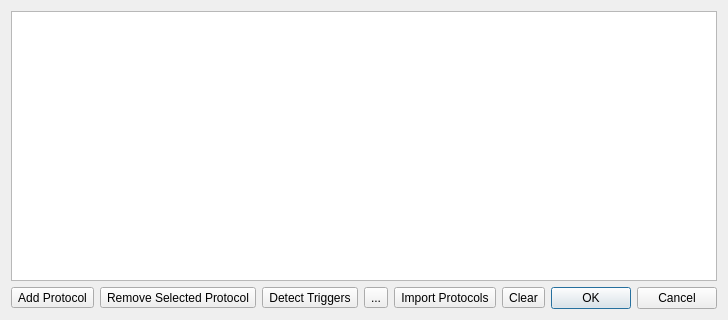
<?xml version="1.0" encoding="UTF-8"?>
<ui version="4.0">
 <class>Dialog</class>
 <widget class="QDialog" name="Dialog">
  <property name="geometry">
   <rect>
    <x>0</x>
    <y>0</y>
    <width>639</width>
    <height>320</height>
   </rect>
  </property>
  <property name="windowTitle">
   <string>Dialog</string>
  </property>
  <layout class="QGridLayout" name="gridLayout">
   <item row="1" column="0">
    <layout class="QHBoxLayout" name="horizontalLayout">
     <item>
      <widget class="QToolButton" name="addProtocolToolButton">
       <property name="text">
        <string>Add Protocol</string>
       </property>
       <property name="icon">
        <iconset theme="list-add">
         <normaloff>.</normaloff>.</iconset>
       </property>
      </widget>
     </item>
     <item>
      <widget class="QToolButton" name="removeProtocolToolButton">
       <property name="text">
        <string>Remove Selected Protocol</string>
       </property>
       <property name="icon">
        <iconset theme="list-remove">
         <normaloff>.</normaloff>.</iconset>
       </property>
      </widget>
     </item>
     <item>
      <widget class="QToolButton" name="detectProtocolsToolButton">
       <property name="toolTip">
        <string>Detect Trigger Events</string>
       </property>
       <property name="statusTip">
        <string>Detect Trigger Events</string>
       </property>
       <property name="whatsThis">
        <string>&lt;html&gt;&lt;head/&gt;&lt;body&gt;&lt;p&gt;Detect triggers from TTL-like signals embedded in the electrophysiology data&lt;/p&gt;&lt;/body&gt;&lt;/html&gt;</string>
       </property>
       <property name="text">
        <string>Detect Triggers</string>
       </property>
       <property name="icon">
        <iconset theme="tools-wizard">
         <normaloff>.</normaloff>.</iconset>
       </property>
      </widget>
     </item>
     <item>
      <widget class="QToolButton" name="triggerProtocolFileChooserToolButton">
       <property name="toolTip">
        <string>Open protocols file</string>
       </property>
       <property name="statusTip">
        <string>Open protocols file</string>
       </property>
       <property name="whatsThis">
        <string>Open protocols file</string>
       </property>
       <property name="text">
        <string>...</string>
       </property>
       <property name="icon">
        <iconset theme="document-open">
         <normaloff>../systems</normaloff>../systems</iconset>
       </property>
      </widget>
     </item>
     <item>
      <widget class="QToolButton" name="importProtocolsToolButton">
       <property name="toolTip">
        <string>Import Protocols</string>
       </property>
       <property name="statusTip">
        <string>Import Protocols</string>
       </property>
       <property name="whatsThis">
        <string>&lt;html&gt;&lt;head/&gt;&lt;body&gt;&lt;p&gt;Import protocols from another ScanData object or a protocols object in workspace&lt;/p&gt;&lt;/body&gt;&lt;/html&gt;</string>
       </property>
       <property name="text">
        <string>Import Protocols</string>
       </property>
       <property name="icon">
        <iconset theme="document-import">
         <normaloff>.</normaloff>.</iconset>
       </property>
      </widget>
     </item>
     <item>
      <widget class="QToolButton" name="clearProtocolsToolButton">
       <property name="toolTip">
        <string>Clear Protocols</string>
       </property>
       <property name="statusTip">
        <string>Clear Protocols</string>
       </property>
       <property name="whatsThis">
        <string>&lt;html&gt;&lt;head/&gt;&lt;body&gt;&lt;p&gt;Removes all trigger protocols and events embedded in the data&lt;/p&gt;&lt;/body&gt;&lt;/html&gt;</string>
       </property>
       <property name="text">
        <string>Clear</string>
       </property>
       <property name="icon">
        <iconset theme="edit-clear-all">
         <normaloff>.</normaloff>.</iconset>
       </property>
      </widget>
     </item>
     <item>
      <widget class="QDialogButtonBox" name="buttonBox">
       <property name="orientation">
        <enum>Qt::Horizontal</enum>
       </property>
       <property name="standardButtons">
        <set>QDialogButtonBox::Cancel|QDialogButtonBox::Ok</set>
       </property>
      </widget>
     </item>
    </layout>
   </item>
   <item row="0" column="0">
    <widget class="QTableView" name="protocolTableView">
     <property name="toolTip">
      <string>Trigger protocols</string>
     </property>
     <property name="statusTip">
      <string>Trigger protocols</string>
     </property>
     <property name="whatsThis">
      <string>Trigger protocols</string>
     </property>
     <property name="alternatingRowColors">
      <bool>true</bool>
     </property>
     <property name="gridStyle">
      <enum>Qt::NoPen</enum>
     </property>
    </widget>
   </item>
  </layout>
 </widget>
 <resources/>
 <connections>
  <connection>
   <sender>buttonBox</sender>
   <signal>accepted()</signal>
   <receiver>Dialog</receiver>
   <slot>accept()</slot>
   <hints>
    <hint type="sourcelabel">
     <x>248</x>
     <y>254</y>
    </hint>
    <hint type="destinationlabel">
     <x>157</x>
     <y>274</y>
    </hint>
   </hints>
  </connection>
  <connection>
   <sender>buttonBox</sender>
   <signal>rejected()</signal>
   <receiver>Dialog</receiver>
   <slot>reject()</slot>
   <hints>
    <hint type="sourcelabel">
     <x>316</x>
     <y>260</y>
    </hint>
    <hint type="destinationlabel">
     <x>286</x>
     <y>274</y>
    </hint>
   </hints>
  </connection>
 </connections>
</ui>
